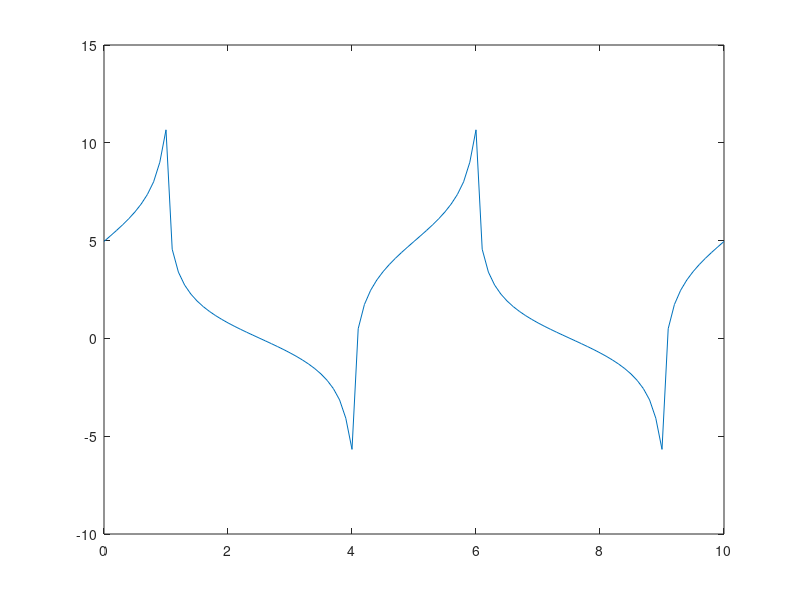

Reproduce this figure in MATLAB.
t = 0:0.1:10;
N = 50;

T = 5;
w= (2 * pi)/T;
result = zeros(1, 101);
for n=1:N
    an = (sin(n*w)*4)/ (n * w);
    bn = (1-cos(n*w)*4)/(n*w);
    fill = n.*w.*t;
     result = result + cos(fill) .* an + sin(fill) .* an;
end
result = result + 2;
plot(t, result)